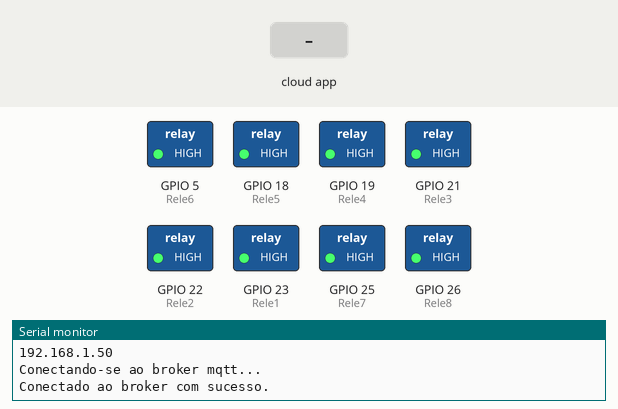
Recording of a sketch running on a simulated ESP32. Shown: switched loads named in the sketch (green lamp = pin HIGH), the last lines printed to the serial monitor. The test bench sets the inputs (shaded band). WiFi joins after 1.5 s; servers stay silent unless stated; no MQTT or app messages arrive unless stated.

Above: at 2.7 s.
2.8 s: the phone or cloud app sets Rele1 to ON
At 3.2 s:
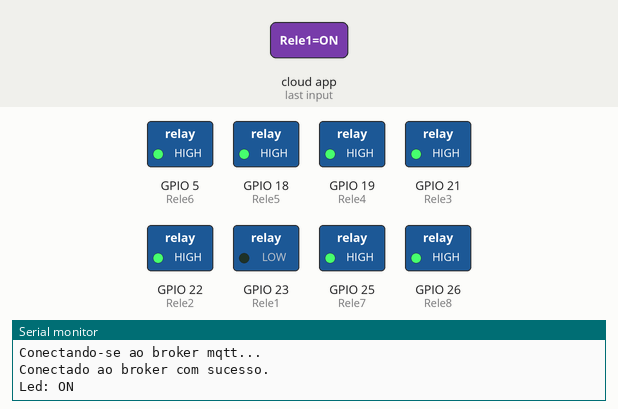
4.3 s: the phone or cloud app sets Rele2 to ON
At 5.5 s:
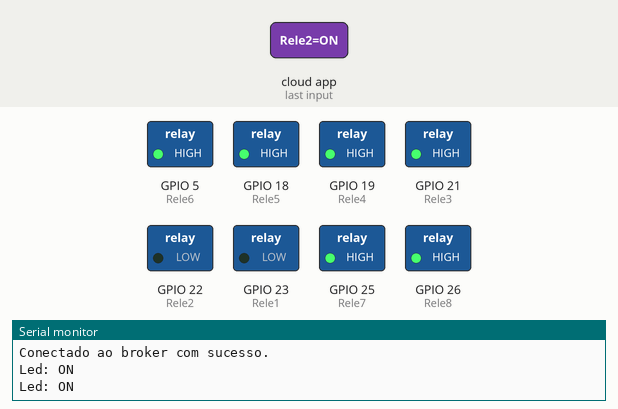
5.8 s: the phone or cloud app sets Rele3 to ON
At 6.6 s:
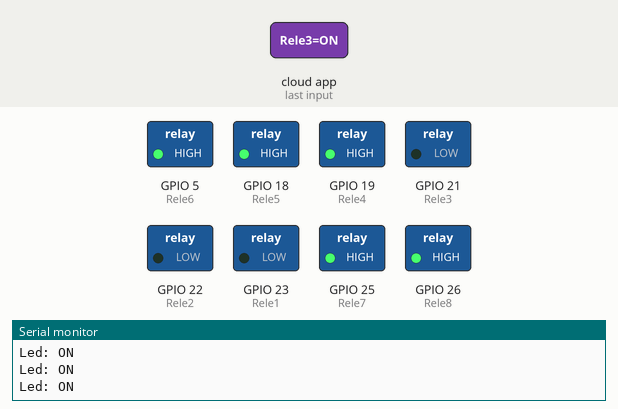
7.3 s: the phone or cloud app sets Rele4 to ON
At 7.6 s:
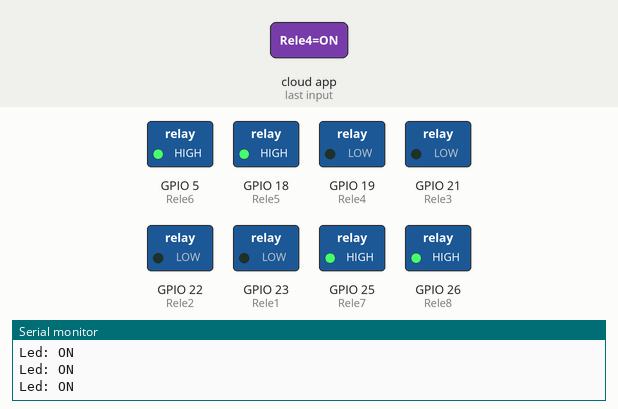
8.8 s: the phone or cloud app sets Rele5 to ON
At 9.9 s:
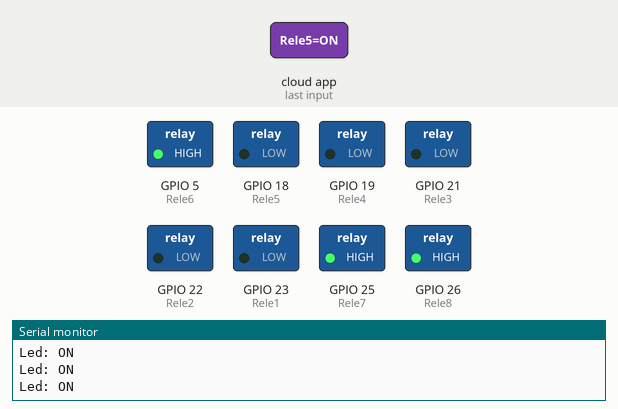
10.3 s: the phone or cloud app sets Rele6 to ON
At 11.0 s:
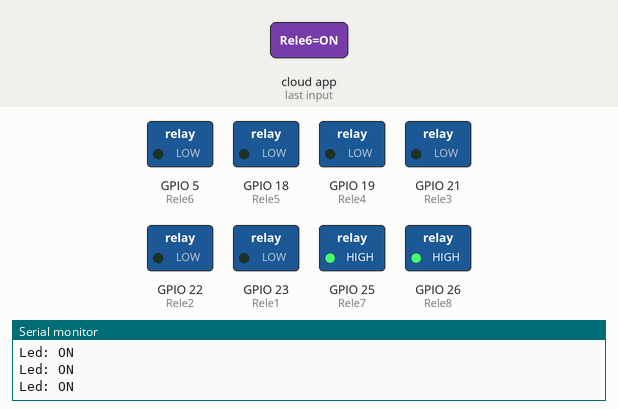
Timing chart, 0 to 12.8 s (numbered marks = the images above; inputs shaded):
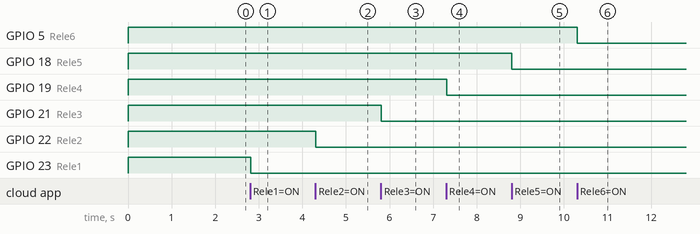

Measured:
- after the input at 2.8 s, GPIO 23 (Rele1): HIGH → LOW at once
- after the input at 4.3 s, GPIO 22 (Rele2): HIGH → LOW at once
- after the input at 5.8 s, GPIO 21 (Rele3): HIGH → LOW at once
- after the input at 7.3 s, GPIO 19 (Rele4): HIGH → LOW at once
- after the input at 8.8 s, GPIO 18 (Rele5): HIGH → LOW at once
- after the input at 10.3 s, GPIO 5 (Rele6): HIGH → LOW at once

The sketch:

GoogleAssistant-Tentativa6-AdafruitIo-IFTTT.ino
```cpp
/************************* Inclusão das Bibliotecas *********************************/
#include <WiFi.h>
#include "Adafruit_MQTT.h"
#include "Adafruit_MQTT_Client.h"

/************************* Conexão WiFi*********************************/

#define WIFI_SSID       "RVR 2,4GHz" // nome de sua rede wifi
#define WIFI_PASS       "RodrigoValRobson2021"     // senha de sua rede wifi

/********************* Credenciais Adafruit io *************************/

#define AIO_SERVER      "io.adafruit.com"
#define AIO_SERVERPORT  1883
#define AIO_USERNAME    "LoboAlfa" // Seu usuario cadastrado na plataforma da Adafruit
#define AIO_KEY         "aio_IIoi47ogUlAVQfyQEjIu1sjQeFwk"       // Sua key da dashboard

/********************** Variaveis globais *******************************/

#define Rele1            23
#define Rele2            22
#define Rele3            21
#define Rele4            19
#define Rele5            18
#define Rele6             5
#define Rele7            25
#define Rele8            26
//int Rele1 = 23; // pino do rele
//int Rele2 = 22; // pino do rele
//int Rele3 = 21; // pino do rele
//int Rele4 = 19; // pino do rele
//int Rele5 = 18; // pino do rele
//int Rele6 = 5; // pino do rele
//int Rele7 = 25; // pino do rele
//int Rele8 = 26; // pino do rele

/****************************** Declaração dos Feeds ***************************************/

WiFiClient client;

Adafruit_MQTT_Client mqtt(&client, AIO_SERVER, AIO_SERVERPORT, AIO_USERNAME, AIO_KEY);

//Adafruit_MQTT_Publish Light = Adafruit_MQTT_Publish(&mqtt, AIO_USERNAME "/feeds/Rele");

/* feed responsavel por receber os dados da nossa dashboard */
Adafruit_MQTT_Subscribe Light1 = Adafruit_MQTT_Subscribe(&mqtt, AIO_USERNAME "/feeds/Rele1"); //MQTT_QOS_1
Adafruit_MQTT_Subscribe Light2 = Adafruit_MQTT_Subscribe(&mqtt, AIO_USERNAME "/feeds/Rele2");
Adafruit_MQTT_Subscribe Light3 = Adafruit_MQTT_Subscribe(&mqtt, AIO_USERNAME "/feeds/Rele3");
Adafruit_MQTT_Subscribe Light4 = Adafruit_MQTT_Subscribe(&mqtt, AIO_USERNAME "/feeds/Rele4");
Adafruit_MQTT_Subscribe Light5 = Adafruit_MQTT_Subscribe(&mqtt, AIO_USERNAME "/feeds/Rele5");
Adafruit_MQTT_Subscribe Light6 = Adafruit_MQTT_Subscribe(&mqtt, AIO_USERNAME "/feeds/Rele6");
Adafruit_MQTT_Subscribe Light7 = Adafruit_MQTT_Subscribe(&mqtt, AIO_USERNAME "/feeds/Rele7");
Adafruit_MQTT_Subscribe Light8 = Adafruit_MQTT_Subscribe(&mqtt, AIO_USERNAME "/feeds/Rele8");

/*************************** Declaração dos Prototypes ************************************/

void initSerial();
void initPins();
void initWiFi();
void initMQTT();
void conectar_broker();

/*************************** Sketch ************************************/

void setup() {
  initSerial();
  initPins();
  initWiFi();
  initMQTT();
}

void loop() {
  conectar_broker();
  mqtt.processPackets(5000);

}

/*************************** Implementação dos Prototypes ************************************/

/* Conexao Serial */
void initSerial() {
  Serial.begin(115200);
  delay(10);
}

/* Configuração dos pinos */
void initPins() {
  pinMode(Rele1, OUTPUT);
  digitalWrite(Rele1, HIGH);

  pinMode(Rele2, OUTPUT);
  digitalWrite(Rele2, HIGH);

  pinMode(Rele3, OUTPUT);
  digitalWrite(Rele3, HIGH);

  pinMode(Rele4, OUTPUT);
  digitalWrite(Rele4, HIGH);

  pinMode(Rele5, OUTPUT);
  digitalWrite(Rele5, HIGH);

  pinMode(Rele6, OUTPUT);
  digitalWrite(Rele6, HIGH);

  pinMode(Rele7, OUTPUT);
  digitalWrite(Rele7, HIGH);

  pinMode(Rele8, OUTPUT);
  digitalWrite(Rele8, HIGH);
}

/* Configuração da conexão WiFi */
void initWiFi() {
  Serial.print("Conectando-se na rede "); Serial.println(WIFI_SSID);

  WiFi.begin(WIFI_SSID, WIFI_PASS);

  while (WiFi.status() != WL_CONNECTED) {
    delay(500);
    Serial.print(".");
  }
  Serial.println();

  Serial.println("Conectado à rede com sucesso"); Serial.println("Endereço IP: "); Serial.println(WiFi.localIP());
}

/* Configuração da conexão MQTT */
void initMQTT() {
  Light1.setCallback(Rele1_callback);
  mqtt.subscribe(&Light1);

  Light2.setCallback(Rele2_callback);
  mqtt.subscribe(&Light2);

  Light3.setCallback(Rele3_callback);
  mqtt.subscribe(&Light3);

  Light4.setCallback(Rele4_callback);
  mqtt.subscribe(&Light4);

  Light5.setCallback(Rele5_callback);
  mqtt.subscribe(&Light5);

  Light6.setCallback(Rele6_callback);
  mqtt.subscribe(&Light6);

  Light7.setCallback(Rele7_callback);
  mqtt.subscribe(&Light7);

  Light8.setCallback(Rele8_callback);
  mqtt.subscribe(&Light8);
}

/*************************** Implementação dos Callbacks ************************************/

/* callback responsavel por tratar o feed do rele */
void Rele1_callback(char *data, uint16_t len) {
  String state = data;

  if (state == "ON") {
    digitalWrite(Rele1, LOW);
  } else {
    digitalWrite(Rele1, HIGH);
  }

  Serial.print("Led: "); Serial.println(state);

}

void Rele2_callback(char *data, uint16_t len) {
  String state = data;

  if (state == "ON") {
    digitalWrite(Rele2, LOW);
  } else {
    digitalWrite(Rele2, HIGH);
  }

  Serial.print("Led: "); Serial.println(state);

}
void Rele3_callback(char *data, uint16_t len) {
  String state = data;

  if (state == "ON") {
    digitalWrite(Rele3, LOW);
  } else {
    digitalWrite(Rele3, HIGH);
  }

  Serial.print("Led: "); Serial.println(state);

}
void Rele4_callback(char *data, uint16_t len) {
  String state = data;

  if (state == "ON") {
    digitalWrite(Rele4, LOW);
  } else {
    digitalWrite(Rele4, HIGH);
  }

  Serial.print("Led: "); Serial.println(state);

}
void Rele5_callback(char *data, uint16_t len) {
  String state = data;

  if (state == "ON") {
    digitalWrite(Rele5, LOW);
  } else {
    digitalWrite(Rele5, HIGH);
  }

  Serial.print("Led: "); Serial.println(state);

}
void Rele6_callback(char *data, uint16_t len) {
  String state = data;

  if (state == "ON") {
    digitalWrite(Rele6, LOW);
  } else {
    digitalWrite(Rele6, HIGH);
  }

  Serial.print("Led: "); Serial.println(state);

}
void Rele7_callback(char *data, uint16_t len) {
  String state = data;

  if (state == "ON") {
    digitalWrite(Rele7, LOW);
  } else {
    digitalWrite(Rele7, HIGH);
  }

  Serial.print("Led: "); Serial.println(state);

}
void Rele8_callback(char *data, uint16_t len) {
  String state = data;

  if (state == "ON") {
    digitalWrite(Rele8, LOW);
  } else {
    digitalWrite(Rele8, HIGH);
  }

  Serial.print("Led: "); Serial.println(state);
 }

/*************************** Demais implementações ************************************/

/* Conexão com o broker e também servirá para reestabelecer a conexão caso caia */
void conectar_broker() {
  int8_t ret;

  if (mqtt.connected()) {
    return;
  }

  Serial.println("Conectando-se ao broker mqtt...");

  uint8_t num_tentativas = 3;
  while ((ret = mqtt.connect()) != 0) {
    Serial.println(mqtt.connectErrorString(ret));
    Serial.println("Falha ao se conectar. Tentando se reconectar em 5 segundos.");
    mqtt.disconnect();
    delay(5000);
    num_tentativas--;
    if (num_tentativas == 0) {
      Serial.println("Seu ESP será resetado.");
      while (1);
    }
  }

  Serial.println("Conectado ao broker com sucesso.");
}
```
